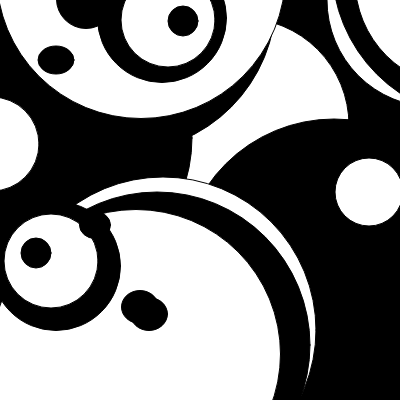
Frame 1 (no input)
Frame 60 (no input): identical to frame 1, image omitted
Frame 120 (the mouse pressed at the canvas centre since frame 60): identical to frame 1, image omitted

The p5.js sketch that drew this single still picture (run headless with seeded random() and noise() and a simulated clock; from frame 60 on, the mouse is pressed at the canvas centre):

// p5.js sketch
// ── sketch.js
function setup() {
  createCanvas(400, 400);
}

function draw() {
  
  background("black");
  
  fill ("white");
  ellipse (434,0, 214,214);
  ellipse (242,125,214,214);
  ellipse(462,-20,214,214);
  
  fill("black");
  ellipse(334,272,306,306);
  ellipse(485,-34,306,306);
  ellipse(39,138,306,306);
  ellipse(123,-1,306,306);
  
  fill ("white");
  ellipse(462,-20,214,214);
  ellipse(369,192,68,68);
  ellipse(141,-26,289,289);
  ellipse(-8,144,94,94);
  ellipse(163,330,306,306);
  
  fill("black")
  ellipse(157,345,306,306);
  ellipse(162,18,129,129);
  ellipse(86,-1,59,59);
  ellipse(56,60,36,28);
  

  fill ("white");
  ellipse (136,354,289,289);
  ellipse(168,20,94,94);
  
  fill("black")
  ellipse(140,307,37,33);
  ellipse(149,314,37,33);
  ellipse(56,266,129,129);
  ellipse(183,21,30,30);
  
  fill ("white");
  ellipse (51,261,94,94);
  
  fill("black")
  ellipse (36,253,30,30);
  ellipse (95,225,31,27);
  
}
